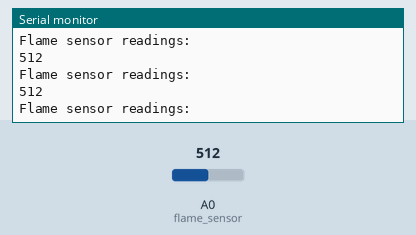
Simulated run of this sketch. Board: Arduino Uno, built with avr-gcc and run on an emulated ATmega328P. Shown: the last lines printed to the serial monitor. Inputs (shaded band) come from the test bench; at power-on: A0 (flame_sensor) = 512.

Above: at 1.2 s.
1.3 s: A0 (flame_sensor) set to 107
At 2.4 s:
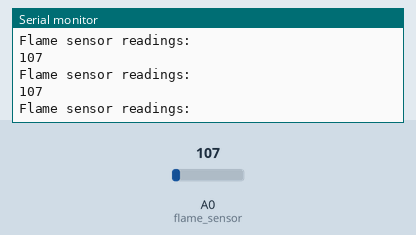
4.3 s: A0 (flame_sensor) set to 94
At 5.0 s:
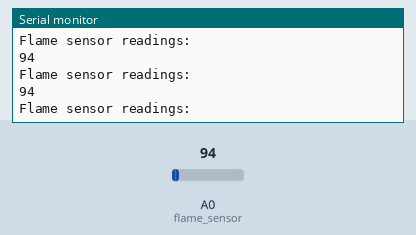
13.3 s: A0 (flame_sensor) set to 8
At 14.4 s:
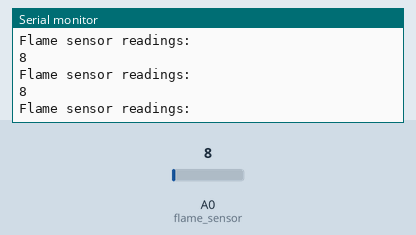
14.8 s: A0 (flame_sensor) set to 11
At 15.9 s:
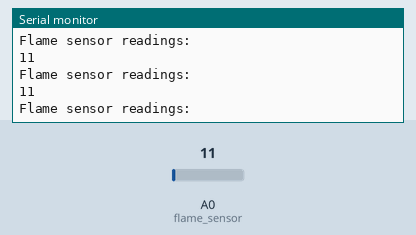
Timing chart, 0 to 17.8 s (numbered marks = the images above; inputs shaded):
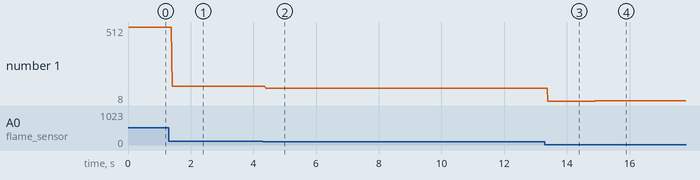

Measured:
- after the input at 1.3 s, the serial monitor: prints a new line after 0.11 s (image 1)
- after the input at 4.3 s, the serial monitor: prints a new line after 0.10 s (image 2)
- after the input at 13.3 s, the serial monitor: prints a new line after 0.10 s (image 3)
- after the input at 14.8 s, the serial monitor: prints a new line after 0.11 s (image 4)
- plotted number 1: 512 → 107 after the input at 1.3 s, 107 → 94 after the input at 4.3 s, 94 → 8 after the input at 13.3 s, 8 → 11 after the input at 14.8 s

The sketch:

sketch_irrcvr_flame-sensor_1.1.6.ino
```cpp
int flame_sensor=A0;
void setup() {
  Serial.begin(9600);
}
int read_fs;
void loop() {
  read_fs=analogRead(flame_sensor);
  Serial.println("Flame sensor readings:");
  Serial.println(read_fs);
}
```
